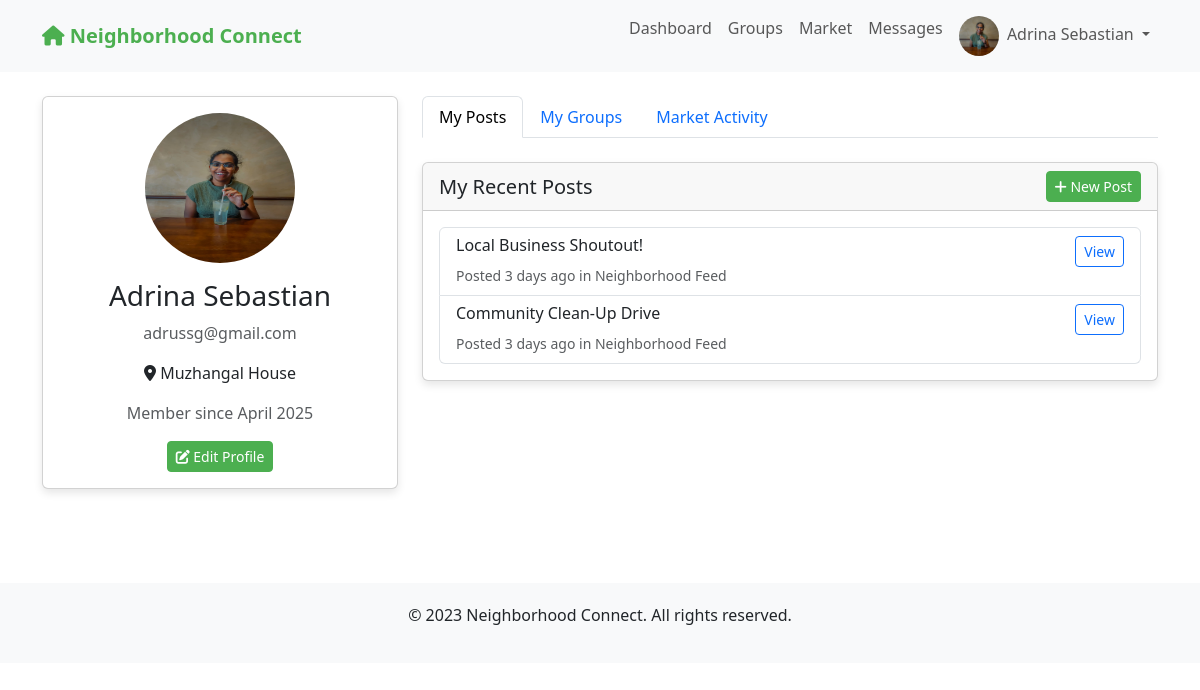
The page /profile (signed in) on the database its author committed.
### app.py (models this page shows)
class User(UserMixin, db.Model):
    id = db.Column(db.Integer, primary_key=True)
    email = db.Column(db.String(100), unique=True, nullable=False)
    password = db.Column(db.String(200), nullable=False)
    name = db.Column(db.String(100), nullable=False)
    address = db.Column(db.String(200), nullable=False)
    neighborhood_id = db.Column(db.Integer, db.ForeignKey('neighborhood.id'), nullable=False)
    profile_pic = db.Column(db.String(200), default='default.jpg')
    created_at = db.Column(db.DateTime, default=datetime.utcnow)
    is_admin = db.Column(db.Boolean, default=False)
    posts = db.relationship('Post', backref='author', lazy=True)
    comments = db.relationship('Comment', backref='author', lazy=True)
    incidents = db.relationship('Incident', backref='reporter', lazy=True)
    group_memberships = db.relationship('GroupMember', backref='user', lazy=True)

class Post(db.Model):
    id = db.Column(db.Integer, primary_key=True)
    title = db.Column(db.String(200), nullable=False)
    content = db.Column(db.Text, nullable=False)
    image = db.Column(db.String(200))
    created_at = db.Column(db.DateTime, default=datetime.utcnow)
    user_id = db.Column(db.Integer, db.ForeignKey('user.id'), nullable=False)
    neighborhood_id = db.Column(db.Integer, db.ForeignKey('neighborhood.id'), nullable=False)
    group_id = db.Column(db.Integer, db.ForeignKey('group.id'), nullable=True)
    comments = db.relationship('Comment', backref='post', lazy=True, cascade="all, delete-orphan")

### app.py (the view)
@app.route('/profile')
@login_required
def profile():
    user_posts = Post.query.filter_by(user_id=current_user.id).order_by(Post.created_at.desc()).limit(5).all()
    user_groups = current_user.group_memberships
    market_items = MarketItem.query.filter_by(user_id=current_user.id).order_by(MarketItem.created_at.desc()).all()
    market_requests = MarketRequest.query.filter_by(user_id=current_user.id).order_by(MarketRequest.created_at.desc()).all()
    return render_template('profile.html',
                         user=current_user,
                         user_posts=user_posts,
                         user_groups=user_groups,
                         market_items=market_items,
                         market_requests=market_requests)

### app.py (called while the page is built)
@login_manager.user_loader
def load_user(user_id):
    return User.query.get(int(user_id))

@app.before_request
def before_request():
    if current_user.is_authenticated:
        g.unread_count = Message.query.filter_by(
            receiver_id=current_user.id,
            is_read=False
        ).count()

@app.context_processor
def inject_unread_count():
    if current_user.is_authenticated:
        return {'unread_message_count': getattr(g, 'unread_count', 0)}
    return {}

@app.template_filter('time_ago')
def time_ago_filter(dt):
    now = datetime.utcnow()
    diff = now - dt
    if diff.days > 365:
        return f"{diff.days // 365} years ago"
    if diff.days > 30:
        return f"{diff.days // 30} months ago"
    if diff.days > 0:
        return f"{diff.days} days ago"
    if diff.seconds > 3600:
        return f"{diff.seconds // 3600} hours ago"
    if diff.seconds > 60:
        return f"{diff.seconds // 60} minutes ago"
    return "just now"

### templates/profile.html (shortened to what this page needs)
{% extends "base.html" %}
{% block content %}
<div class="row">
    <div class="col-md-4 mb-4">
        <div class="card">
            <div class="card-body text-center">
                <img src="{{ url_for('static', filename='uploads/' + user.profile_pic) }}"
                     class="rounded-circle mb-3"
                     width="150"
                     height="150"
                     alt="Profile Picture">
                <h3>{{ user.name }}</h3>
                <p class="text-muted">{{ user.email }}</p>
                <p><i class="fas fa-map-marker-alt"></i> {{ user.address }}</p>
                <p class="text-muted">Member since {{ user.created_at.strftime('%B %Y') }}</p>
                <a href="{{ url_for('edit_profile') }}" class="btn btn-primary btn-sm">
                    <i class="fas fa-edit"></i> Edit Profile
                </a>
            </div>
        </div>
    </div>
    <div class="col-md-8">
        <ul class="nav nav-tabs mb-4" id="profileTabs" role="tablist">
            <li class="nav-item" role="presentation">
                <button class="nav-link active" id="posts-tab" data-bs-toggle="tab" data-bs-target="#posts" type="button">My Posts</button>
            </li>
            <li class="nav-item" role="presentation">
                <button class="nav-link" id="groups-tab" data-bs-toggle="tab" data-bs-target="#groups" type="button">My Groups</button>
            </li>
            <li class="nav-item" role="presentation">
                <button class="nav-link" id="market-tab" data-bs-toggle="tab" data-bs-target="#market" type="button">Market Activity</button>
            </li>
        </ul>
        <div class="tab-content" id="profileTabsContent">
            <div class="tab-pane fade show active" id="posts">
                <div class="card">
                    <div class="card-header d-flex justify-content-between align-items-center">
                        <h5 class="mb-0">My Recent Posts</h5>
                        <a href="{{ url_for('new_post') }}" class="btn btn-sm btn-primary">
                            <i class="fas fa-plus"></i> New Post
                        </a>
                    </div>
                    <div class="card-body">
                        {% if user_posts %}
                            <div class="list-group">
                                {% for post in user_posts %}
                                <div class="list-group-item">
                                    <div class="d-flex justify-content-between">
                                        <div>
                                            <h6>{{ post.title }}</h6>
                                            <small class="text-muted">
                                                Posted {{ post.created_at|time_ago }} in
                                                {% if post.group %}
                                                    <a href="{{ url_for('view_group', group_id=post.group.id) }}">{{ post.group.name }}</a>
                                                {% else %}
                                                    Neighborhood Feed
                                                {% endif %}
                                            </small>
                                        </div>
                                        <div>
                                            <a href="{{ url_for('view_post', post_id=post.id) }}" class="btn btn-sm btn-outline-primary">View</a>
                                        </div>
                                    </div>
                                </div>
                                {% endfor %}
                            </div>
                        {% else %}
                            <p class="text-muted">You haven't created any posts yet.</p>
                        {% endif %}
                    </div>
                </div>
            </div>
        </div>
    </div>
</div>
{% endblock %}

### templates/base.html (shortened to what this page needs)
<!DOCTYPE html>
<html lang="en">
<head>
    <link rel="stylesheet" href="https://cdn.jsdelivr.net/npm/bootstrap@5.3.0/dist/css/bootstrap.min.css">
    <link rel="stylesheet" href="https://cdnjs.cloudflare.com/ajax/libs/font-awesome/6.0.0-beta3/css/all.min.css">
</head>
<body>
    <nav class="navbar navbar-expand-lg navbar-light bg-light">
        <div class="container">
            <a class="navbar-brand" href="{{ url_for('index') }}">
                <i class="fas fa-home"></i> Neighborhood Connect
            </a>
            <div class="collapse navbar-collapse" id="navbarNav">
                <ul class="navbar-nav ms-auto">
                    {% if current_user.is_authenticated %}
                        <li class="nav-item">
                            <a class="nav-link" href="{{ url_for('dashboard') }}">Dashboard</a>
                        </li>
                        <li class="nav-item">
                            <a class="nav-link" href="{{ url_for('groups') }}">Groups</a>
                        </li>
                        <li class="nav-item">
                            <a class="nav-link" href="{{ url_for('market') }}">Market</a>
                        </li>
                        <li class="nav-item">
                            <a class="nav-link" href="{{ url_for('messages') }}">
                                Messages
                            </a>
                        </li>
                        <li class="nav-item dropdown">
                            <a class="nav-link dropdown-toggle" href="#" id="navbarDropdown" role="button" data-bs-toggle="dropdown" aria-expanded="false">
                                <img src="{{ url_for('static', filename='uploads/' + current_user.profile_pic) }}" alt="Profile" class="profile-img me-1">
                                {{ current_user.name }}
                            </a>
                        </li>
                    {% endif %}
                </ul>
            </div>
        </div>
    </nav>
    <div class="container mt-4">
        {% block content %}{% endblock %}
    </div>
    <footer class="footer">
        <div class="container">
            <p>&copy; 2023 Neighborhood Connect. All rights reserved.</p>
        </div>
    </footer>
</body>
</html>

### templates/base.html (style rules this page uses)
.navbar-brand { font-weight: bold; color: #4CAF50 !important; }
.btn-primary { background-color: #4CAF50; border-color: #4CAF50; }
.card { margin-bottom: 20px; box-shadow: 0 4px 8px rgba(0,0,0,0.1); }
.profile-img { width: 40px; height: 40px; border-radius: 50%; object-fit: cover; }
.footer { margin-top: 50px; padding: 20px 0; background-color: #f8f9fa; text-align: center; }

### rows shown on the page
User: profile_pic (picture), name "Adrina Sebastian", email "adrussg@gmail.com", address "Muzhangal House", created_at "April 2025"
Post: title "Local Business Shoutout!", created_at "3 days ago"
Post: title "Community Clean-Up Drive", created_at "3 days ago"
